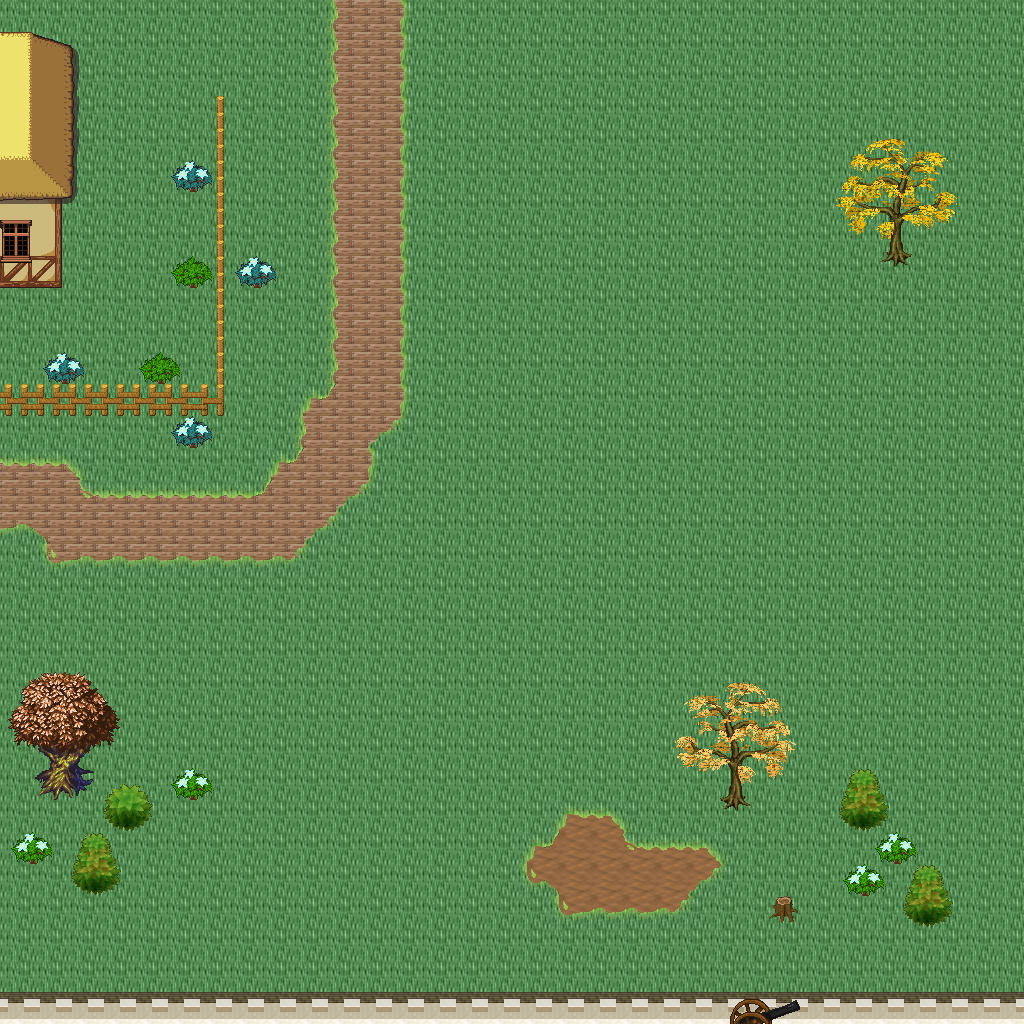

Tiled map render using the project's own tile images. Description and the map definition, with tile-layer contents summarised, below:
An orthogonal 32x32 tile map with 32x32 px tiles, 5 tile layers (Ground, Objects, Objects2, Above, ...), 1 hidden layer not drawn, 29 tilesets.

<map version="1.10" tiledversion="1.11.0" orientation="orthogonal" renderorder="right-down" width="32" height="32" tilewidth="32" tileheight="32" infinite="0" nextlayerid="11" nextobjectid="1">
 <tileset firstgid="1" name="logic_collision" tilewidth="32" tileheight="32" tilecount="1" columns="1">
  <image source="../drawable/logic_collision.png" width="32" height="32" />
 </tileset>
 <tileset firstgid="2" name="ground_ground" tilewidth="32" tileheight="32" tilecount="33" columns="3">
  <image source="../drawable/ground_ground.png" width="96" height="352" />
 </tileset>
 <tileset firstgid="35" name="building_castle" tilewidth="32" tileheight="32" tilecount="320" columns="20">
  <image source="../drawable/building_castle.png" width="640" height="512" />
 </tileset>
 <tileset firstgid="355" name="ground_grass_corners" tilewidth="32" tileheight="32" tilecount="24" columns="6">
  <image source="../drawable/ground_grass_corners.png" width="192" height="128" />
 </tileset>
 <tileset firstgid="379" name="ground_grass_edges" tilewidth="32" tileheight="32" tilecount="36" columns="12">
  <image source="../drawable/ground_grass_edges.png" width="384" height="96" />
 </tileset>
 <tileset firstgid="415" name="ground_water_pool" tilewidth="32" tileheight="32" tilecount="72" columns="3">
  <image source="../drawable/ground_water_pool.png" width="96" height="768" />
 </tileset>
 <tileset firstgid="487" name="ground_earth_edges" tilewidth="32" tileheight="32" tilecount="18" columns="6">
  <image source="../drawable/ground_earth_edges.png" width="192" height="96" />
 </tileset>
 <tileset firstgid="505" name="item_weapon_cannon" tilewidth="32" tileheight="32" tilecount="12" columns="3">
  <image source="../drawable/item_weapon_cannon.png" width="96" height="128" />
 </tileset>
 <tileset firstgid="517" name="item_pot_barrels_1" tilewidth="32" tileheight="32" tilecount="8" columns="4">
  <image source="../drawable/item_pot_barrels_1.png" width="128" height="64" />
 </tileset>
 <tileset firstgid="525" name="ground_cobbled_paving" tilewidth="32" tileheight="32" tilecount="1" columns="1">
  <image source="../drawable/ground_cobbled_paving.png" width="32" height="32" />
 </tileset>
 <tileset firstgid="526" name="ground_ridge_earth_pale" tilewidth="32" tileheight="32" tilecount="96" columns="12">
  <image source="../drawable/ground_ridge_earth_pale.png" width="384" height="256" />
 </tileset>
 <tileset firstgid="622" name="plant_bushes_and_trees" tilewidth="32" tileheight="32" tilecount="144" columns="16">
  <image source="../drawable/plant_bushes_and_trees.png" width="512" height="289" />
 </tileset>
 <tileset firstgid="766" name="plant_bush_leafy_2" tilewidth="32" tileheight="32" tilecount="12" columns="6">
  <image source="../drawable/plant_bush_leafy_2.png" width="192" height="64" />
 </tileset>
 <tileset firstgid="778" name="plant_bush_flowering" tilewidth="32" tileheight="32" tilecount="72" columns="8">
  <image source="../drawable/plant_bush_flowering.png" width="256" height="288" />
 </tileset>
 <tileset firstgid="850" name="plant_stump_small_stump" tilewidth="32" tileheight="32" tilecount="4" columns="2">
  <image source="../drawable/plant_stump_small_stump.png" width="64" height="64" />
 </tileset>
 <tileset firstgid="854" name="plant_tree_fall_trees" tilewidth="32" tileheight="32" tilecount="40" columns="8">
  <image source="../drawable/plant_tree_fall_trees.png" width="256" height="160" />
 </tileset>
 <tileset firstgid="894" name="logic_creature_animal" tilewidth="32" tileheight="32" tilecount="32" columns="8">
  <image source="../drawable/logic_creature_animal.png" width="256" height="128" />
 </tileset>
 <tileset firstgid="926" name="logic_creature_rodent" tilewidth="32" tileheight="32" tilecount="8" columns="8">
  <image source="../drawable/logic_creature_rodent.png" width="256" height="32" />
 </tileset>
 <tileset firstgid="934" name="plant_vine" tilewidth="32" tileheight="32" tilecount="3" columns="1">
  <image source="../drawable/plant_vine.png" width="32" height="96" />
 </tileset>
 <tileset firstgid="937" name="building_cottage" tilewidth="32" tileheight="32" tilecount="256" columns="16">
  <image source="../drawable/building_cottage.png" width="512" height="512" />
 </tileset>
 <tileset firstgid="1193" name="building_roof_thatched_roof" tilewidth="32" tileheight="32" tilecount="256" columns="16">
  <image source="../drawable/building_roof_thatched_roof.png" width="512" height="512" />
 </tileset>
 <tileset firstgid="1449" name="building_window_windows" tilewidth="32" tileheight="32" tilecount="256" columns="16">
  <image source="../drawable/building_window_windows.png" width="512" height="512" />
 </tileset>
 <tileset firstgid="1705" name="building_door_doors" tilewidth="32" tileheight="32" tilecount="256" columns="16">
  <image source="../drawable/building_door_doors.png" width="512" height="512" />
 </tileset>
 <tileset firstgid="1961" name="building_fence_fence_wooden" tilewidth="32" tileheight="32" tilecount="12" columns="3">
  <image source="../drawable/building_fence_fence_wooden.png" width="96" height="128" />
 </tileset>
 <tileset firstgid="1973" name="ground_ground_3" tilewidth="32" tileheight="32" tilecount="5" columns="5">
  <image source="../drawable/ground_ground_3.png" width="160" height="32" />
 </tileset>
 <tileset firstgid="1978" name="plant_tree_tree_darkgreen" tilewidth="32" tileheight="32" tilecount="88" columns="8">
  <image source="../drawable/plant_tree_tree_darkgreen.png" width="256" height="352" />
 </tileset>
 <tileset firstgid="2066" name="logic_portal" tilewidth="32" tileheight="32" tilecount="24" columns="8">
  <image source="../drawable/logic_portal.png" width="256" height="96" />
 </tileset>
 <tileset firstgid="2090" name="building_decoration_magician_banner" tilewidth="32" tileheight="32" tilecount="3" columns="3">
  <image source="../drawable/building_decoration_magician_banner.png" width="96" height="32" />
 </tileset>
 <tileset firstgid="2093" name="ground_ladder_vertical_dark" tilewidth="32" tileheight="32" tilecount="3" columns="3">
  <image source="../drawable/ground_ladder_vertical_dark.png" width="96" height="32" />
 </tileset>
 <layer id="1" name="Ground" width="32" height="32">
  <data>[1024 cells, 1024 non-empty, 4 distinct tile ids]</data>
 </layer>
 <layer id="2" name="Objects" width="32" height="32">
  <data>[1024 cells, 153 non-empty, 35 distinct tile ids]</data>
 </layer>
 <layer id="3" name="Objects2" width="32" height="32">
  <data>[1024 cells, 18 non-empty, 10 distinct tile ids]</data>
 </layer>
 <layer id="4" name="Above" width="32" height="32">
  <data>[1024 cells, 70 non-empty, 61 distinct tile ids]</data>
 </layer>
 <layer id="5" name="Above2" width="32" height="32">
  <data>[1024 cells, 0 non-empty, 0 distinct tile ids]</data>
 </layer>
 <layer id="6" name="Walkable" width="32" height="32" visible="0">
  <data>[1024 cells, 93 non-empty, 1 distinct tile ids]</data>
 </layer>
 <objectgroup id="7" name="Mapevents" />
 <objectgroup id="8" name="Spawn" />
 <objectgroup id="9" name="Keys" />
 <objectgroup id="10" name="Replace" />
</map>
